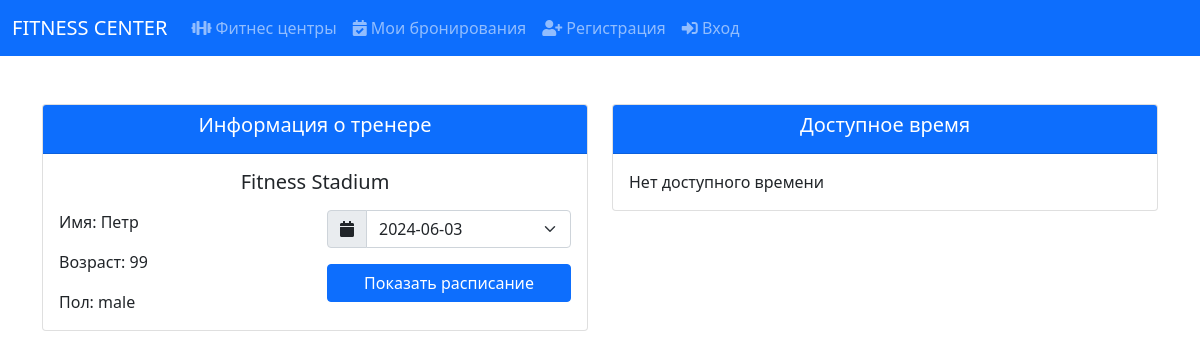
Page /fitness_center/1/trainers/1/1 (signed in) on the committed database.
### tables this page shows
CREATE TABLE fitness_centers (id INTEGER PRIMARY KEY AUTOINCREMENT UNIQUE NOT NULL, address TEXT NOT NULL, name TEXT NOT NULL UNIQUE, contacts TEXT NOT NULL);

CREATE TABLE trainers (id INTEGER PRIMARY KEY AUTOINCREMENT UNIQUE NOT NULL, name TEXT NOT NULL, fitness_center_id INTEGER REFERENCES fitness_centers (id) NOT NULL, age INTEGER NOT NULL, gender TEXT NOT NULL);

### app.py (the view, shortened to what this page needs)
@app.route('/fitness_center/<int:fitness_center_id>/trainers/<int:trainer_id>/<int:service_id>',
           methods=['GET', 'POST'])
def get_trainer_service_page(fitness_center_id, trainer_id, service_id):
    with SQLiteDatabase('base.db') as db:
        trainer = db.select(table_name='trainers', method='fetchone',
                            conditions={'trainers.fitness_center_id': fitness_center_id, 'trainers.id': trainer_id},
                            columns=['trainers.id', 'trainers.name AS trainer_name', 'trainers.age',
                                     'trainers.gender',
                                     'fitness_centers.name AS fitness_center_name'],
                            join_conditions={
                                'fitness_centers': {'trainers.fitness_center_id': 'fitness_centers.id'}})
        trainer_schedule = db.select(table_name='trainer_schedule', method='fetchall',
                                     conditions={'trainer_id': trainer_id})
    if request.method == 'GET':
        return render_template('trainer_page.html', title=f'{trainer["trainer_name"]}', trainer=trainer,
                               trainer_schedule=trainer_schedule)

### Project_utils/database_utils.py (called while the page is built)
def dict_factory(cursor, row) -> Dict[str, Any]:
    d = {}
    for idx, col in enumerate(cursor.description):
        d[col[0]] = row[idx]
    return d

    def __enter__(self):
        self.connection = sqlite3.connect(self.db_path)
        self.connection.row_factory = dict_factory
        return self

    def __exit__(self, exc_type, exc_val, exc_tb):
        if self.connection:
            self.connection.close()

### templates/trainer_page.html (shortened to what this page needs)
{% extends "base.html" %}
{% block body %}
    <div class="container">
        <div class="row">
            <div class="col-6">
                <div class="card">
                    <div class="card-header bg-primary text-white">
                        <h5 class="card-title text-center">Информация о тренере</h5>
                    </div>
                    <div class="card-body">
                        <h5 class="card-title text-center mb-3">{{ trainer.fitness_center_name }}</h5>
                        <div class="row">
                            <div class="col-6">
                                <p class="card-text">Имя: {{ trainer.trainer_name }}</p>
                                <p class="card-text">Возраст: {{ trainer.age }}</p>
                                <p class="card-text">Пол: {{ trainer.gender }}</p>
                            </div>
                            <div class="col-6">
                                <form method="post">
                                    <div class="input-group">
                                        <span class="input-group-text"><i class="fas fa-calendar"></i></span>
                                        <select class="form-select" name="date">
                                            {% for item in trainer_schedule %}
                                                <option value="{{ item.date }}">{{ item.date }}</option>
                                            {% endfor %}
                                        </select>
                                    </div>
                                    <button type="submit" class="btn btn-primary w-100 mt-3">Показать расписание
                                    </button>
                                </form>
                            </div>
                        </div>
                    </div>
                </div>
            </div>
            <div class="col-6">
                <form action="/user/reservations" method="post">
                    <div class="card">
                        <div class="card-header bg-primary text-white">
                            <h5 class="card-title text-center">Доступное время</h5>
                        </div>
                        <div class="card-body">
                            {% if available_time %}
                                <div class="container">
                                    <div class="row">
                                    <input type="hidden" name="date" value="{{ available_time[0].date() }}">
                                        <select class="form-select" name="time">
                                            {% for item in available_time %}
                                                <option value="{{ item.time().strftime('%H:%M') }}">{{ item.time().strftime('%H:%M') }}</option>
                                            {% endfor %}
                                        </select>
                                    <button type="submit" class="btn btn-primary w-100 mt-3">Забронировать</button>
                                    </div>
                                </div>
                            {% else %}
                                <p class="card-text">Нет доступного времени</p>
                            {% endif %}
                        </div>
                    </div>
                </form>
            </div>
        </div>
    </div>
{% endblock %}

### rows in the picture
fitness_centers: fitness_center_name "Fitness Stadium"
trainers: trainer_name "Петр", age "99", gender "male"

### other values in the picture
form field date "2024-06-03"
